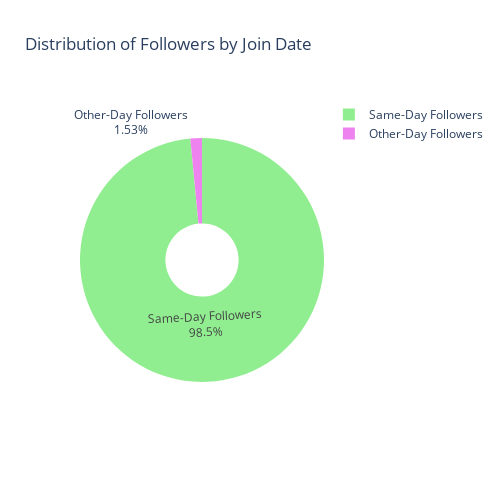

Notebook code cell kept with this figure:
### Code cell
import pandas as pd
import plotly.graph_objects as go

# Ensure 'created_at' and 'joined_at' are in datetime format
followers_df_copy['created_at'] = pd.to_datetime(followers_df_copy['created_at']).dt.date
followers_df_copy['joined_at'] = pd.to_datetime(followers_df_copy['joined_at']).dt.date

# Calculate counts for each category
total_followers = followers_df_copy.shape[0]
same_day_joiners = followers_df_copy[followers_df_copy['created_at'] == followers_df_copy['joined_at']].shape[0]
other_day_joiners = total_followers - same_day_joiners

# Define data for the pie chart
labels = ["Same-Day Followers", "Other-Day Followers"]
values = [same_day_joiners, other_day_joiners]
colors = ["lightgreen", "violet"]

# Create the pie chart
fig = go.Figure(go.Pie(
    labels=labels,
    values=values,
    marker=dict(colors=colors),
    hole=0.3,  # Create a donut-style chart for better readability
    textinfo='label+percent',
    hovertemplate='%{label}: %{value} followers (%{percent})<extra></extra>'
))

# Update layout for better visibility
fig.update_layout(
    title="Distribution of Followers by Join Date",
    height=500,
    width=500
)

# Show the plot
fig.show()

### Figure 1 — Plotly figure (JSON) as saved in the notebook; plotly's stock layout.template omitted (floating-point values rounded to 4 significant figures)
{"data": [{"hole": 0.3, "hovertemplate": "%{label}: %{value} followers (%{percent})<extra></extra>", "labels": ["Same-Day Followers", "Other-Day Followers"], "marker": {"colors": ["lightgreen", "violet"]}, "textinfo": "label+percent", "type": "pie", "values": [2447, 38]}], "layout": {"height": 500, "title": {"text": "Distribution of Followers by Join Date"}, "width": 500}}
